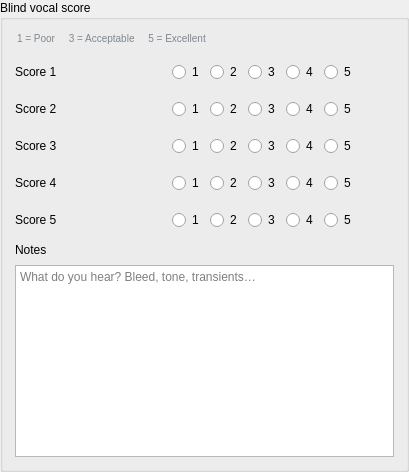
         <widget class="QGroupBox" name="blindQcGroup">
          <property name="title">
           <string>Blind vocal score</string>
          </property>
          <layout class="QVBoxLayout" name="blindQcLayout">
           <property name="spacing">
            <number>8</number>
           </property>
           <item>
            <widget class="QLabel" name="blindScaleLegend">
             <property name="text">
              <string>1 = Poor     3 = Acceptable     5 = Excellent</string>
             </property>
             <property name="styleSheet">
              <string>color: #7f8791; font-size: 10px; padding: 0 0 4px 0;</string>
             </property>
            </widget>
           </item>
           <item>
            <layout class="QGridLayout" name="blindScoreGrid">
             <property name="horizontalSpacing">
              <number>12</number>
             </property>
             <property name="verticalSpacing">
              <number>7</number>
             </property>
             <item row="0" column="0">
              <widget class="QLabel" name="scoreLabel1">
               <property name="text">
                <string>Score 1</string>
               </property>
               <property name="minimumSize">
                <size>
                 <width>145</width>
                 <height>0</height>
                </size>
               </property>
              </widget>
             </item>
             <item row="0" column="1">
              <widget class="QWidget" name="scoreRow1">
               <layout class="QHBoxLayout" name="scoreRowLayout1">
                <property name="leftMargin">
                 <number>0</number>
                </property>
                <property name="topMargin">
                 <number>0</number>
                </property>
                <property name="rightMargin">
                 <number>0</number>
                </property>
                <property name="bottomMargin">
                 <number>0</number>
                </property>
                <property name="spacing">
                 <number>6</number>
                </property>
                <item>
                 <widget class="QRadioButton" name="score1_1">
                  <property name="text">
                   <string>1</string>
                  </property>
                  <property name="minimumSize">
                   <size>
                    <width>28</width>
                    <height>30</height>
                   </size>
                  </property>
                  <property name="toolTip">
                   <string>1/5</string>
                  </property>
                 </widget>
                </item>
                <item>
                 <widget class="QRadioButton" name="score1_2">
                  <property name="text">
                   <string>2</string>
                  </property>
                  <property name="minimumSize">
                   <size>
                    <width>28</width>
                    <height>30</height>
                   </size>
                  </property>
                  <property name="toolTip">
                   <string>2/5</string>
                  </property>
                 </widget>
                </item>
                <item>
                 <widget class="QRadioButton" name="score1_3">
                  <property name="text">
                   <string>3</string>
                  </property>
                  <property name="minimumSize">
                   <size>
                    <width>28</width>
                    <height>30</height>
                   </size>
                  </property>
                  <property name="toolTip">
                   <string>3/5</string>
                  </property>
                 </widget>
                </item>
                <item>
                 <widget class="QRadioButton" name="score1_4">
                  <property name="text">
                   <string>4</string>
                  </property>
                  <property name="minimumSize">
                   <size>
                    <width>28</width>
                    <height>30</height>
                   </size>
                  </property>
                  <property name="toolTip">
                   <string>4/5</string>
                  </property>
                 </widget>
                </item>
                <item>
                 <widget class="QRadioButton" name="score1_5">
                  <property name="text">
                   <string>5</string>
                  </property>
                  <property name="minimumSize">
                   <size>
                    <width>28</width>
                    <height>30</height>
                   </size>
                  </property>
                  <property name="toolTip">
                   <string>5/5</string>
                  </property>
                 </widget>
                </item>
                <item>
                 <spacer name="scoreSpacer1">
                  <property name="orientation">
                   <enum>Qt::Orientation::Horizontal</enum>
                  </property>
                  <property name="sizeHint" stdset="0">
                   <size>
                    <width>20</width>
                    <height>20</height>
                   </size>
                  </property>
                 </spacer>
                </item>
               </layout>
              </widget>
             </item>
             <item row="0" column="2">
              <widget class="QLabel" name="scoreHelp1">
               <property name="text">
                <string />
               </property>
               <property name="styleSheet">
                <string>color: #777f89; font-size: 10px;</string>
               </property>
               <property name="visible">
                <bool>false</bool>
               </property>
              </widget>
             </item>
             <item row="1" column="0">
              <widget class="QLabel" name="scoreLabel2">
               <property name="text">
                <string>Score 2</string>
               </property>
               <property name="minimumSize">
                <size>
                 <width>145</width>
                 <height>0</height>
                </size>
               </property>
              </widget>
             </item>
             <item row="1" column="1">
              <widget class="QWidget" name="scoreRow2">
               <layout class="QHBoxLayout" name="scoreRowLayout2">
                <property name="leftMargin">
                 <number>0</number>
                </property>
                <property name="topMargin">
                 <number>0</number>
                </property>
                <property name="rightMargin">
                 <number>0</number>
                </property>
                <property name="bottomMargin">
                 <number>0</number>
                </property>
                <property name="spacing">
                 <number>6</number>
                </property>
                <item>
                 <widget class="QRadioButton" name="score2_1">
                  <property name="text">
                   <string>1</string>
                  </property>
                  <property name="minimumSize">
                   <size>
                    <width>28</width>
                    <height>30</height>
                   </size>
                  </property>
                  <property name="toolTip">
                   <string>1/5</string>
                  </property>
                 </widget>
                </item>
                <item>
                 <widget class="QRadioButton" name="score2_2">
                  <property name="text">
                   <string>2</string>
                  </property>
                  <property name="minimumSize">
                   <size>
                    <width>28</width>
                    <height>30</height>
                   </size>
                  </property>
                  <property name="toolTip">
                   <string>2/5</string>
                  </property>
                 </widget>
                </item>
                <item>
                 <widget class="QRadioButton" name="score2_3">
                  <property name="text">
                   <string>3</string>
                  </property>
                  <property name="minimumSize">
                   <size>
                    <width>28</width>
                    <height>30</height>
                   </size>
                  </property>
                  <property name="toolTip">
                   <string>3/5</string>
                  </property>
                 </widget>
                </item>
                <item>
                 <widget class="QRadioButton" name="score2_4">
                  <property name="text">
                   <string>4</string>
                  </property>
                  <property name="minimumSize">
                   <size>
                    <width>28</width>
                    <height>30</height>
                   </size>
                  </property>
                  <property name="toolTip">
                   <string>4/5</string>
                  </property>
                 </widget>
                </item>
                <item>
                 <widget class="QRadioButton" name="score2_5">
                  <property name="text">
                   <string>5</string>
                  </property>
                  <property name="minimumSize">
                   <size>
                    <width>28</width>
                    <height>30</height>
                   </size>
                  </property>
                  <property name="toolTip">
                   <string>5/5</string>
                  </property>
                 </widget>
                </item>
                <item>
                 <spacer name="scoreSpacer2">
                  <property name="orientation">
                   <enum>Qt::Orientation::Horizontal</enum>
                  </property>
                  <property name="sizeHint" stdset="0">
                   <size>
                    <width>20</width>
                    <height>20</height>
                   </size>
                  </property>
                 </spacer>
                </item>
               </layout>
              </widget>
             </item>
             <item row="1" column="2">
              <widget class="QLabel" name="scoreHelp2">
               <property name="text">
                <string />
               </property>
               <property name="styleSheet">
                <string>color: #777f89; font-size: 10px;</string>
               </property>
               <property name="visible">
                <bool>false</bool>
               </property>
              </widget>
             </item>
             <item row="2" column="0">
              <widget class="QLabel" name="scoreLabel3">
               <property name="text">
                <string>Score 3</string>
               </property>
               <property name="minimumSize">
                <size>
                 <width>145</width>
                 <height>0</height>
                </size>
               </property>
              </widget>
             </item>
             <item row="2" column="1">
              <widget class="QWidget" name="scoreRow3">
               <layout class="QHBoxLayout" name="scoreRowLayout3">
                <property name="leftMargin">
                 <number>0</number>
                </property>
                <property name="topMargin">
                 <number>0</number>
                </property>
                <property name="rightMargin">
                 <number>0</number>
                </property>
                <property name="bottomMargin">
                 <number>0</number>
                </property>
                <property name="spacing">
                 <number>6</number>
                </property>
                <item>
                 <widget class="QRadioButton" name="score3_1">
                  <property name="text">
                   <string>1</string>
                  </property>
                  <property name="minimumSize">
                   <size>
                    <width>28</width>
                    <height>30</height>
                   </size>
                  </property>
                  <property name="toolTip">
                   <string>1/5</string>
                  </property>
                 </widget>
                </item>
                <item>
                 <widget class="QRadioButton" name="score3_2">
                  <property name="text">
                   <string>2</string>
                  </property>
                  <property name="minimumSize">
                   <size>
                    <width>28</width>
                    <height>30</height>
                   </size>
                  </property>
                  <property name="toolTip">
                   <string>2/5</string>
                  </property>
                 </widget>
                </item>
                <item>
                 <widget class="QRadioButton" name="score3_3">
                  <property name="text">
                   <string>3</string>
                  </property>
                  <property name="minimumSize">
                   <size>
                    <width>28</width>
                    <height>30</height>
                   </size>
                  </property>
                  <property name="toolTip">
                   <string>3/5</string>
                  </property>
                 </widget>
                </item>
                <item>
                 <widget class="QRadioButton" name="score3_4">
                  <property name="text">
                   <string>4</string>
                  </property>
                  <property name="minimumSize">
                   <size>
                    <width>28</width>
                    <height>30</height>
                   </size>
                  </property>
                  <property name="toolTip">
                   <string>4/5</string>
                  </property>
                 </widget>
                </item>
                <item>
                 <widget class="QRadioButton" name="score3_5">
                  <property name="text">
                   <string>5</string>
                  </property>
                  <property name="minimumSize">
                   <size>
                    <width>28</width>
                    <height>30</height>
                   </size>
                  </property>
                  <property name="toolTip">
                   <string>5/5</string>
                  </property>
                 </widget>
                </item>
                <item>
                 <spacer name="scoreSpacer3">
                  <property name="orientation">
                   <enum>Qt::Orientation::Horizontal</enum>
                  </property>
                  <property name="sizeHint" stdset="0">
                   <size>
                    <width>20</width>
                    <height>20</height>
                   </size>
                  </property>
                 </spacer>
                </item>
               </layout>
              </widget>
             </item>
             <item row="2" column="2">
              <widget class="QLabel" name="scoreHelp3">
               <property name="text">
                <string />
               </property>
               <property name="styleSheet">
                <string>color: #777f89; font-size: 10px;</string>
               </property>
               <property name="visible">
                <bool>false</bool>
               </property>
              </widget>
             </item>
             <item row="3" column="0">
              <widget class="QLabel" name="scoreLabel4">
               <property name="text">
                <string>Score 4</string>
               </property>
               <property name="minimumSize">
                <size>
                 <width>145</width>
                 <height>0</height>
                </size>
               </property>
              </widget>
             </item>
             <item row="3" column="1">
              <widget class="QWidget" name="scoreRow4">
               <layout class="QHBoxLayout" name="scoreRowLayout4">
                <property name="leftMargin">
                 <number>0</number>
                </property>
                <property name="topMargin">
                 <number>0</number>
                </property>
                <property name="rightMargin">
                 <number>0</number>
                </property>
                <property name="bottomMargin">
                 <number>0</number>
                </property>
                <property name="spacing">
                 <number>6</number>
                </property>
                <item>
                 <widget class="QRadioButton" name="score4_1">
                  <property name="text">
                   <string>1</string>
                  </property>
                  <property name="minimumSize">
                   <size>
                    <width>28</width>
                    <height>30</height>
                   </size>
                  </property>
                  <property name="toolTip">
                   <string>1/5</string>
                  </property>
                 </widget>
                </item>
                <item>
                 <widget class="QRadioButton" name="score4_2">
                  <property name="text">
                   <string>2</string>
                  </property>
                  <property name="minimumSize">
                   <size>
                    <width>28</width>
                    <height>30</height>
                   </size>
                  </property>
                  <property name="toolTip">
                   <string>2/5</string>
                  </property>
                 </widget>
                </item>
                <item>
                 <widget class="QRadioButton" name="score4_3">
                  <property name="text">
                   <string>3</string>
                  </property>
                  <property name="minimumSize">
                   <size>
                    <width>28</width>
                    <height>30</height>
                   </size>
                  </property>
                  <property name="toolTip">
                   <string>3/5</string>
                  </property>
                 </widget>
                </item>
                <item>
                 <widget class="QRadioButton" name="score4_4">
                  <property name="text">
                   <string>4</string>
                  </property>
                  <property name="minimumSize">
                   <size>
                    <width>28</width>
                    <height>30</height>
                   </size>
                  </property>
                  <property name="toolTip">
                   <string>4/5</string>
                  </property>
                 </widget>
                </item>
                <item>
                 <widget class="QRadioButton" name="score4_5">
                  <property name="text">
                   <string>5</string>
                  </property>
                  <property name="minimumSize">
                   <size>
                    <width>28</width>
                    <height>30</height>
                   </size>
                  </property>
                  <property name="toolTip">
                   <string>5/5</string>
                  </property>
                 </widget>
                </item>
                <item>
                 <spacer name="scoreSpacer4">
                  <property name="orientation">
                   <enum>Qt::Orientation::Horizontal</enum>
                  </property>
                  <property name="sizeHint" stdset="0">
                   <size>
                    <width>20</width>
                    <height>20</height>
                   </size>
                  </property>
                 </spacer>
                </item>
               </layout>
              </widget>
             </item>
             <item row="3" column="2">
              <widget class="QLabel" name="scoreHelp4">
               <property name="text">
                <string />
               </property>
               <property name="styleSheet">
                <string>color: #777f89; font-size: 10px;</string>
               </property>
               <property name="visible">
                <bool>false</bool>
               </property>
              </widget>
             </item>
             <item row="4" column="0">
              <widget class="QLabel" name="scoreLabel5">
               <property name="text">
                <string>Score 5</string>
               </property>
               <property name="minimumSize">
                <size>
                 <width>145</width>
                 <height>0</height>
                </size>
               </property>
              </widget>
             </item>
             <item row="4" column="1">
              <widget class="QWidget" name="scoreRow5">
               <layout class="QHBoxLayout" name="scoreRowLayout5">
                <property name="leftMargin">
                 <number>0</number>
                </property>
                <property name="topMargin">
                 <number>0</number>
                </property>
                <property name="rightMargin">
                 <number>0</number>
                </property>
                <property name="bottomMargin">
                 <number>0</number>
                </property>
                <property name="spacing">
                 <number>6</number>
                </property>
                <item>
                 <widget class="QRadioButton" name="score5_1">
                  <property name="text">
                   <string>1</string>
                  </property>
                  <property name="minimumSize">
                   <size>
                    <width>28</width>
                    <height>30</height>
                   </size>
                  </property>
                  <property name="toolTip">
                   <string>1/5</string>
                  </property>
                 </widget>
                </item>
                <item>
                 <widget class="QRadioButton" name="score5_2">
                  <property name="text">
                   <string>2</string>
                  </property>
                  <property name="minimumSize">
                   <size>
                    <width>28</width>
                    <height>30</height>
                   </size>
                  </property>
                  <property name="toolTip">
                   <string>2/5</string>
                  </property>
                 </widget>
                </item>
                <item>
                 <widget class="QRadioButton" name="score5_3">
                  <property name="text">
                   <string>3</string>
                  </property>
                  <property name="minimumSize">
                   <size>
                    <width>28</width>
                    <height>30</height>
                   </size>
                  </property>
                  <property name="toolTip">
                   <string>3/5</string>
                  </property>
                 </widget>
                </item>
                <item>
                 <widget class="QRadioButton" name="score5_4">
                  <property name="text">
                   <string>4</string>
                  </property>
                  <property name="minimumSize">
                   <size>
                    <width>28</width>
                    <height>30</height>
                   </size>
                  </property>
                  <property name="toolTip">
                   <string>4/5</string>
                  </property>
                 </widget>
                </item>
                <item>
                 <widget class="QRadioButton" name="score5_5">
                  <property name="text">
                   <string>5</string>
                  </property>
                  <property name="minimumSize">
                   <size>
                    <width>28</width>
                    <height>30</height>
                   </size>
                  </property>
                  <property name="toolTip">
                   <string>5/5</string>
                  </property>
                 </widget>
                </item>
                <item>
                 <spacer name="scoreSpacer5">
                  <property name="orientation">
                   <enum>Qt::Orientation::Horizontal</enum>
                  </property>
                  <property name="sizeHint" stdset="0">
                   <size>
                    <width>20</width>
                    <height>20</height>
                   </size>
                  </property>
                 </spacer>
                </item>
               </layout>
              </widget>
             </item>
             <item row="4" column="2">
              <widget class="QLabel" name="scoreHelp5">
               <property name="text">
                <string />
               </property>
               <property name="styleSheet">
                <string>color: #777f89; font-size: 10px;</string>
               </property>
               <property name="visible">
                <bool>false</bool>
               </property>
              </widget>
             </item>
            </layout>
           </item>
           <item>
            <widget class="QLabel" name="blindNotesLabel">
             <property name="text">
              <string>Notes</string>
             </property>
            </widget>
           </item>
           <item>
            <widget class="QPlainTextEdit" name="blindNotesEdit">
             <property name="minimumSize">
              <size>
               <width>0</width>
               <height>70</height>
              </size>
             </property>
             <property name="placeholderText">
              <string>What do you hear? Bleed, tone, transients…</string>
             </property>
             <property name="maximumHeight">
              <number>140</number>
             </property>
            </widget>
           </item>
           <property name="leftMargin">
            <number>12</number>
           </property>
           <property name="rightMargin">
            <number>12</number>
           </property>
           <property name="topMargin">
            <number>12</number>
           </property>
           <property name="bottomMargin">
            <number>12</number>
           </property>
          </layout>
         </widget>
